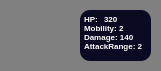
        <widget class="QWidget" name="pl1_ag17_widget" native="true">
         <property name="minimumSize">
          <size>
           <width>161</width>
           <height>71</height>
          </size>
         </property>
         <property name="styleSheet">
          <string notr="true">QWidget{
background-color: #808080;
border-radius:10px;
}</string>
         </property>
         <widget class="QTextBrowser" name="textBrowser_17">
          <property name="geometry">
           <rect>
            <x>80</x>
            <y>10</y>
            <width>71</width>
            <height>51</height>
           </rect>
          </property>
          <property name="styleSheet">
           <string notr="true">color:white;
background-color : #0a0a22;
border:none;
</string>
          </property>
          <property name="verticalScrollBarPolicy">
           <enum>Qt::ScrollBarPolicy::ScrollBarAlwaysOff</enum>
          </property>
          <property name="horizontalScrollBarPolicy">
           <enum>Qt::ScrollBarPolicy::ScrollBarAlwaysOff</enum>
          </property>
          <property name="html">
           <string>&lt;!DOCTYPE HTML PUBLIC &quot;-//W3C//DTD HTML 4.0//EN&quot; &quot;http://www.w3.org/TR/REC-html40/strict.dtd&quot;&gt;
&lt;html&gt;&lt;head&gt;&lt;meta name=&quot;qrichtext&quot; content=&quot;1&quot; /&gt;&lt;meta charset=&quot;utf-8&quot; /&gt;&lt;style type=&quot;text/css&quot;&gt;
p, li { white-space: pre-wrap; }
hr { height: 1px; border-width: 0; }
li.unchecked::marker { content: &quot;\2610&quot;; }
li.checked::marker { content: &quot;\2612&quot;; }
&lt;/style&gt;&lt;/head&gt;&lt;body style=&quot; font-family:'Segoe UI'; font-size:9pt; font-weight:400; font-style:normal;&quot;&gt;
&lt;p align=&quot;justify&quot; style=&quot; margin-top:12px; margin-bottom:12px; margin-left:0px; margin-right:0px; -qt-block-indent:0; text-indent:0px;&quot;&gt;&lt;span style=&quot; font-size:6pt; font-weight:700;&quot;&gt;HP: &lt;br /&gt;Mobility: 2&lt;br /&gt;Damage: 140&lt;br /&gt;AttackRange: 2&lt;/span&gt;&lt;/p&gt;&lt;/body&gt;&lt;/html&gt;</string>
          </property>
         </widget>
         <widget class="QPushButton" name="pl1_ag17_btn">
          <property name="geometry">
           <rect>
            <x>10</x>
            <y>10</y>
            <width>61</width>
            <height>51</height>
           </rect>
          </property>
          <property name="styleSheet">
           <string notr="true">background-image:url(&quot;:/src/images/Agent/Elsa&quot;);
background-repeat:no-repeat;
background-position:center;
background-origin:content;
background-size:cover;</string>
          </property>
          <property name="text">
           <string/>
          </property>
         </widget>
         <widget class="QTextBrowser" name="pl1_ag17_HP">
          <property name="geometry">
           <rect>
            <x>100</x>
            <y>10</y>
            <width>25</width>
            <height>15</height>
           </rect>
          </property>
          <property name="styleSheet">
           <string notr="true">color:white;
background-color : #0a0a22;
border:none;</string>
          </property>
          <property name="verticalScrollBarPolicy">
           <enum>Qt::ScrollBarPolicy::ScrollBarAlwaysOff</enum>
          </property>
          <property name="html">
           <string>&lt;!DOCTYPE HTML PUBLIC &quot;-//W3C//DTD HTML 4.0//EN&quot; &quot;http://www.w3.org/TR/REC-html40/strict.dtd&quot;&gt;
&lt;html&gt;&lt;head&gt;&lt;meta name=&quot;qrichtext&quot; content=&quot;1&quot; /&gt;&lt;meta charset=&quot;utf-8&quot; /&gt;&lt;style type=&quot;text/css&quot;&gt;
p, li { white-space: pre-wrap; }
hr { height: 1px; border-width: 0; }
li.unchecked::marker { content: &quot;\2610&quot;; }
li.checked::marker { content: &quot;\2612&quot;; }
&lt;/style&gt;&lt;/head&gt;&lt;body style=&quot; font-family:'Segoe UI'; font-size:9pt; font-weight:400; font-style:normal;&quot;&gt;
&lt;p style=&quot; margin-top:0px; margin-bottom:0px; margin-left:0px; margin-right:0px; -qt-block-indent:0; text-indent:0px;&quot;&gt;&lt;span style=&quot; font-size:6pt; font-weight:700;&quot;&gt;320&lt;/span&gt;&lt;/p&gt;&lt;/body&gt;&lt;/html&gt;</string>
          </property>
         </widget>
        </widget>
